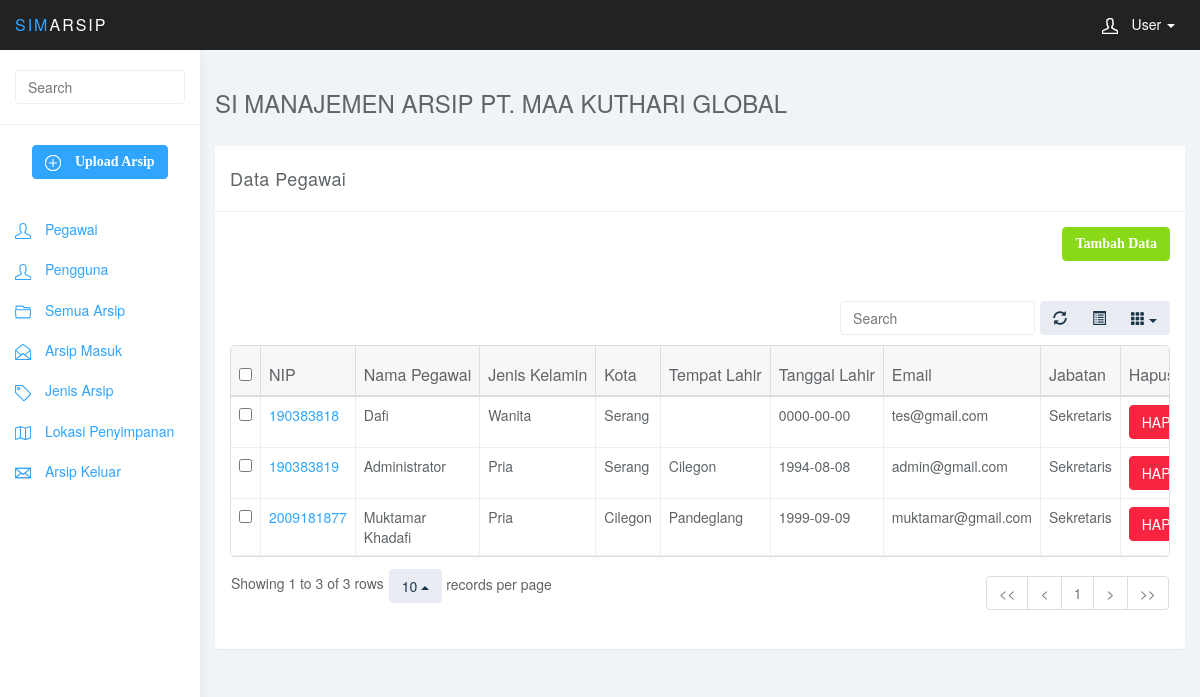
Screenshot of /admin/media.php?p=pegawai (signed in) with the database file from the repository.
### tables this page shows
CREATE TABLE `tbl_pegawai` (
  `nip` varchar(30) NOT NULL,
  `nama` varchar(100) DEFAULT NULL,
  `jenis_kelamin` varchar(15) DEFAULT NULL,
  `alamat` varchar(100) DEFAULT NULL,
  `kota` varchar(100) DEFAULT NULL,
  `tmpt_lahir` varchar(100) DEFAULT NULL,
  `tgl_lahir` date DEFAULT NULL,
  `email` varchar(30) DEFAULT NULL,
  `jabatan` varchar(30) DEFAULT NULL
);

### admin/modul/pegawai/pegawai.php (the view, shortened to what this page needs)
<?php
 if (empty($_SESSION['username']) AND empty($_SESSION['passuser'])){
  echo "<link href='style.css' rel='stylesheet' type='text/css'>
 <center>Untuk mengakses modul, Anda harus login <br>";
  echo "<a href=../../index.php><b>LOGIN</b></a></center>";
}
else{
$aksi="modul/pegawai/aksi_pegawai.php";
switch($_GET[aksi]){
default:
echo "<div class='row'>
			<div class='col-lg-12'>
				<div class='panel panel-default'>
					<div class='panel-heading'>Data Pegawai</div>
					<div class='panel-body'><a class='btn btn-success' href='?p=pegawai&aksi=tambah' style='float:right;color:#ffffff;font-weight:bold;font-family:verdana;'> Tambah Data</a></div>
					<div class='panel-body'>
						<table data-toggle='table' data-show-refresh='true' data-show-toggle='true' data-show-columns='true' data-search='true' data-select-item-name='toolbar1' data-pagination='true' data-sort-name='lokasiarsip' data-sort-order='desc'>
						    <thead>
						    <tr>
						        <th data-field='state' data-checkbox='true' >NIP</th>
									<th data-field='nip' data-sortable='true'>NIP</th>
                                    <th data-field='nama' data-sortable='true'>Nama Pegawai</th>
                                    <th data-field='jenis_kelamin' data-sortable='true'>Jenis Kelamin</th>
                                    <th data-field='kota' data-sortable='true'>Kota</th>
									<th data-field='tmpt_lahir' data-sortable='true'>Tempat Lahir</th>
									<th data-field='tgl_lahir' data-sortable='true'>Tanggal Lahir</th>
									<th data-field='email' data-sortable='true'>Email</th>
									<th data-field='jabatan' data-sortable='true'>Jabatan</th>
						        <th data-field='hapus' data-sortable='true'>Hapus</th>
						    </tr>
						    </thead>
							<tbody>";
							$tp=mysql_query('SELECT * FROM tbl_pegawai ORDER BY nip ASC');
							while($r=mysql_fetch_array($tp)){
                             echo"<tr>
                                    <td><input type='checkbox' name='checkbox'/></td>
									<td><a href='?p=pegawai&aksi=edit&id=$r[nip]'>$r[nip]</a></td>
                                    <td>$r[nama]</td>
                                    <td>$r[jenis_kelamin]</td>
                                    <td>$r[kota]</td>
									<td>$r[tmpt_lahir]</td>
									<td>$r[tgl_lahir]</td>
									<td>$r[email]</td>
									<td>$r[jabatan]</td>
									<td><a class='btn btn-danger' href='$aksi?act=hapus&id=$r[nip]'>HAPUS</a></td>
                                </tr>";
							}
						echo "</tbody>
						</table>
					</div>
				</div>
			</div>
		</div>";
break;
			}
}
?>
</body>
</html>

### admin/css/styles.css (style rules this page uses)
body { background: #f1f4f7; padding-top: 50px; color: #5f6468; }
a, a:hover, a:focus { color: #30a5ff; }
.btn-success, .btn-success:hover, .btn-success:focus, .btn-success:active, .btn-success.active, .open > .dropdown-toggle.btn-success, .btn-success.disabled, .btn-success[disabled], fieldset[disabled] .btn-success, .btn-success.disabled:hover, .btn-success[disabled]:hover, fieldset[disabled] .btn-success:hover, .btn-success.disabled:focus, .btn-success[disabled]:focus, fieldset[disabled] .btn-success:focus, .btn-success.disabled:active, .btn-success[disabled]:active, fieldset[disabled] .btn-success:active, .btn-success.disabled.active, .btn-success[disabled].active, fieldset[disabled] .btn-success.active { background-color: #8ad919; border-color: #8ad919; }
.btn-danger, .btn-danger:hover, .btn-danger:focus, .btn-danger:active, .btn-danger.active, .open > .dropdown-toggle.btn-danger, .btn-danger.disabled, .btn-danger[disabled], fieldset[disabled] .btn-danger, .btn-danger.disabled:hover, .btn-danger[disabled]:hover, fieldset[disabled] .btn-danger:hover, .btn-danger.disabled:focus, .btn-danger[disabled]:focus, fieldset[disabled] .btn-danger:focus, .btn-danger.disabled:active, .btn-danger[disabled]:active, fieldset[disabled] .btn-danger:active, .btn-danger.disabled.active, .btn-danger[disabled].active, fieldset[disabled] .btn-danger.active { background-color: #f9243f; border-color: #f9243f; }
.panel { border: 0; }
.panel-heading { font-size: 18px; font-weight: 300; letter-spacing: 0.025em; height: 66px; line-height: 45px; }
.panel-default .panel-heading { background: #fff; border-bottom: 1px solid #eee; color: #5f6468; }
.table { background: #fff; }

### rows the page displays
tbl_pegawai: nip "190383818", nama "Dafi", jenis_kelamin "Wanita", kota "Serang", tgl_lahir "0000-00-00", email "tes@gmail.com", jabatan "Sekretaris"
tbl_pegawai: nip "190383819", nama "Administrator", jenis_kelamin "Pria", kota "Serang", tmpt_lahir "Cilegon", tgl_lahir "1994-08-08", email "admin@gmail.com", jabatan "Sekretaris"
tbl_pegawai: nip "2009181877", nama "Muktamar Khadafi", jenis_kelamin "Pria", kota "Cilegon", tmpt_lahir "Pandeglang", tgl_lahir "1999-09-09", email "muktamar@gmail.com", jabatan "Sekretaris"
